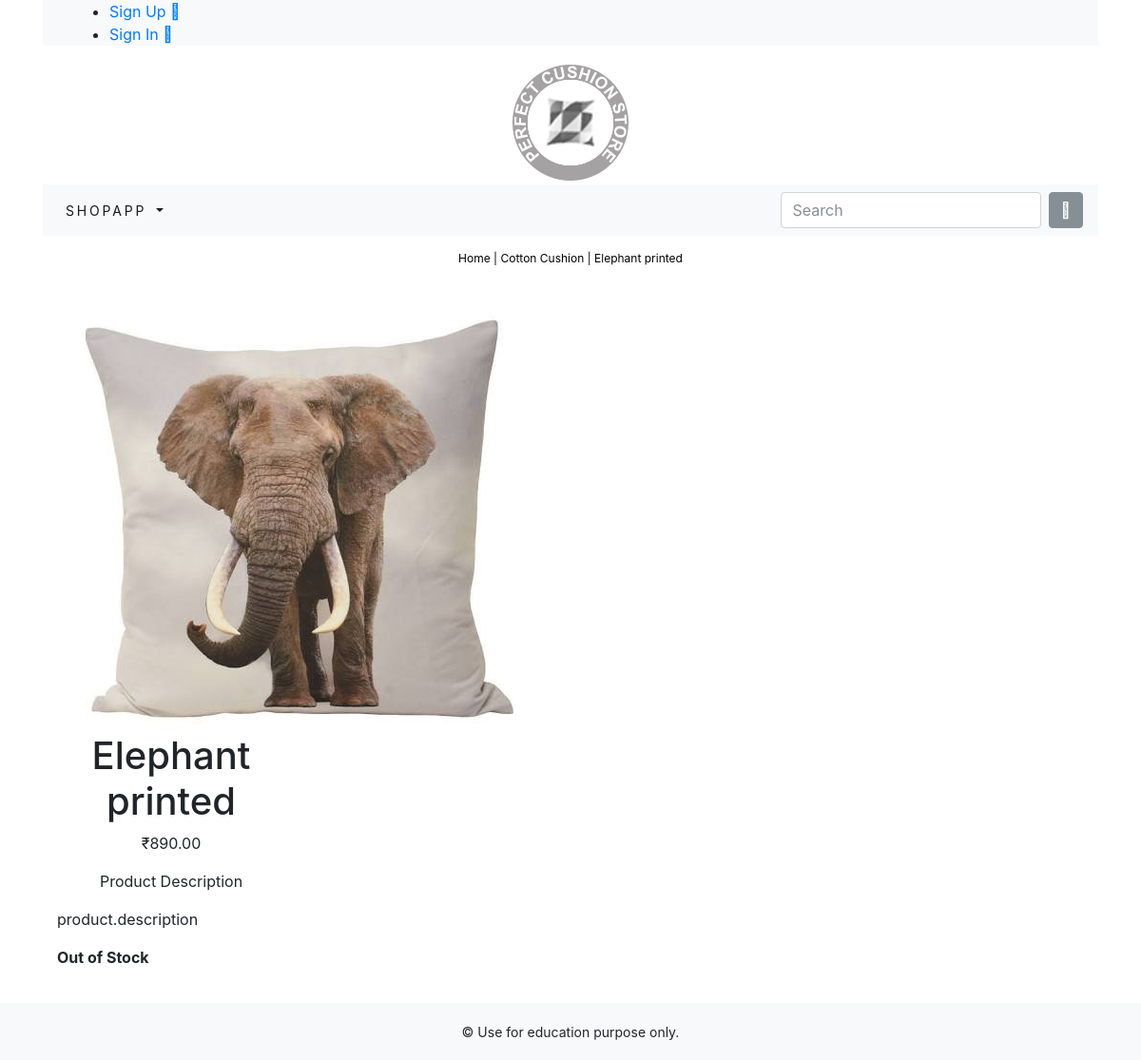
Screenshot of /shopapp/cotton-cushion/elephant-printed/ with the database file from the repository.
### shopapp/models.py (models this page shows, shortened)
class Product(models.Model):
    name = models.CharField(max_length=250, unique=True)
    slug = models.SlugField(max_length=250, unique=True)
    description = models.TextField(blank=True)
    category = models.ForeignKey(Category, on_delete=models.CASCADE)
    image = models.ImageField(upload_to='product', blank=True)
    price = models.DecimalField(max_digits=10, decimal_places=2)
    stock = models.IntegerField()
    available = models.BooleanField(default=True)
    created = models.DateTimeField(auto_now_add=True)
    updated = models.DateTimeField(auto_now=True)
    class Meta:
        ordering = ('name',)
        verbose_name = 'product'
        verbose_name_plural = 'products'

class Category(models.Model):
    name = models.CharField(max_length=250, unique=True)
    slug = models.SlugField(max_length=250, unique=True)
    description = models.TextField(blank=True)
    image = models.ImageField(upload_to='category', blank=True)
    class Meta:
        ordering = ('name',)
        verbose_name = 'category'
        verbose_name_plural = 'categories'
    def get_url(self):
         return reverse('shopapp:products_by_category', args=[self.slug])
    def __str__(self):
        return '{}'.format(self.name)

### shopapp/views.py (the view)
# urls.py: path('<slug:c_slug>/<slug:product_slug>/', views.ProdCatDetail, name='ProdCatDetail'),
def ProdCatDetail(request, c_slug, product_slug):
    try:
        product = Product.objects.get(category__slug=c_slug, slug=product_slug)
    except Exception as e:
        raise e
    return render(request,'shopapp/product.html', {'product':product})

### Cart/context_processors.py (called while the page is built)
def counter(request):
	item_count = 0
	if 'admin' in request.path:
		return {}
	else:
		try:
			cart = Cart.objects.filter(cart_id=_cart_id(request))
			cart_items = CartItem.objects.all().filter(cart=cart[:1])
			for cart_item in cart_items:
				item_count += cart_item.quantity
		except Cart.DoesNotExist:
			item_count = 0
	return dict(item_count = item_count)

### Cart/views.py (called while the page is built)
def _cart_id(request):
	cart = request.session.session_key
	if not cart:
		cart = request.session.create()
	return cart

### shopapp/context_processors.py (called while the page is built)
def menu_links(request):
    links = Category.objects.all()
    return dict(links=links)

### shopapp/templates/shopapp/product.html (shortened to what this page needs)
{% extends "base.html" %}
{% load staticfiles %}
{% block content %}
    <div class="row my_prod_row_class">
        <div class="mx-auto">
            <p><a href="{% url 'shopapp:allProdCat' %}">Home</a>
            | <a href="{{ product.category.get_url }}">{{product.category}}</a> | {{product.name}}</p>
        </div>
        <div class="container">
            <br>
            <div class="row">
                <div class="col-12 col-sm-12 col-md-12 col-lg-6 text-center">
                    <div style="min-width: 18rem;">
                        <img src="{{product.image.url}}" alt="{{product.name}}">
                        <div class="col-12 col-sm-12 col-md-12 col-lg-6">
                            <h1 class=my_prod_title">{{product.name}}</h1>
                            <p>&#8377;{{product.price}}</p>
                            <p class="my_title">Product Description</p>
                            <p class="text-justify my_prod_text">product.description</p>
                            {% if product.stock <= 0%}
                                <p class="text-justify my_prod_text"><b>Out of Stock</b></p>
                            {% else %}
                                <a class="btn btn-secondary" href="{% url 'Cart:add_cart' product.id %}" >Add to Cart</a>
						                {% endif %}
                        </div>
                    </div>
                </div>
            </div>
        </div>
    </div>
{% endblock %}

### static/css/custom.css (style rules this page uses)
body { font-family: 'Roboto', sans-serif; }
.my_prod_row_class { padding-top: 15px; padding-bottom: 20px; }
.my_prod_row_class .mx-auto p { color: #000; font-size: 12px; }
.my_prod_row_class .mx-auto p a { color: #000; font-size: 12px; text-decoration: none; }
.my_prod_text { padding-right: 20px; }

### rows the page displays
Product: category "Cotton Cushion", name "Elephant printed", image (picture), price "890.00"
